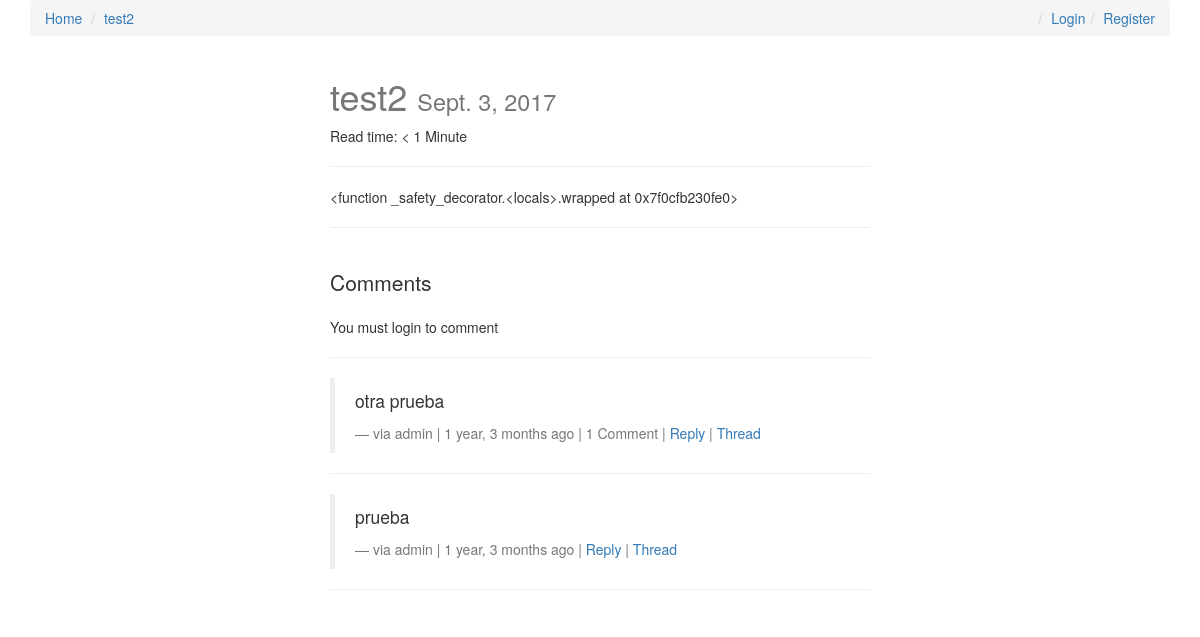
Page /test2/ on the committed database.
### posts/models.py (models this page shows, shortened)
class Post(models.Model):
    user = models.ForeignKey(settings.AUTH_USER_MODEL, default=1)
    title = models.CharField(max_length=120)
    slug = models.SlugField(unique=True)
    image = models.ImageField(upload_to=upload_location,
            null=True,
            blank=True,
            width_field="width_field",
            height_field="height_field")
    height_field = models.IntegerField(default=0)
    width_field = models.IntegerField(default=0)
    content = models.TextField()
    draft = models.BooleanField(default=False)
    publish = models.DateField(auto_now=False, auto_now_add=False)
    read_time =  models.IntegerField(default=0) # models.TimeField(null=True, blank=True) #assume minutes
    updated = models.DateTimeField(auto_now=True, auto_now_add=False)
    timestamp = models.DateTimeField(auto_now=False, auto_now_add=True)
    objects = PostManager()
    def get_absolute_url(self):
        return reverse("posts:detail", kwargs={"slug": self.slug})
    class Meta:
        ordering = ["-timestamp", "-updated"]
    def get_markdown(self):
        content = self.content
        markdown_text = markdown(content)
        return mark_safe(markdown_text)
    @property
    def comments(self):
        instance = self
        qs = Comment.objects.filter_by_instance(instance)
        return qs
    @property
    def get_content_type(self):
        instance = self
        content_type = ContentType.objects.get_for_model(instance.__class__)
        return content_type

### comments/models.py (models this page shows, shortened)
class Comment(models.Model):
    user        = models.ForeignKey(settings.AUTH_USER_MODEL, default=1)
    content_type = models.ForeignKey(ContentType, on_delete=models.CASCADE)
    object_id = models.PositiveIntegerField()
    content_object = GenericForeignKey('content_type', 'object_id')
    parent      = models.ForeignKey("self", null=True, blank=True)
    content     = models.TextField()
    timestamp   = models.DateTimeField(auto_now_add=True)
    objects = CommentManager()
    class Meta:
        ordering = ['-timestamp']
    def get_absolute_url(self):
        return reverse("comments:thread", kwargs={"id": self.id})
    def children(self): #replies
        return Comment.objects.filter(parent=self)

### posts/views.py (the view, shortened to what this page needs)
# urls.py: url(r'^(?P<slug>[\w-]+)/$', post_detail, name='detail'),
def post_detail(request, slug=None):
	instance = get_object_or_404(Post, slug=slug)
	if instance.publish > timezone.now().date() or instance.draft:
		if not request.user.is_staff or not request.user.is_superuser:
			raise Http404
	share_string = quote_plus(instance.content)
	initial_data = {
			"content_type": instance.get_content_type,
			"object_id": instance.id
	}
	form = CommentForm(request.POST or None, initial=initial_data)
	comments = instance.comments
	context = {
		"title": instance.title,
		"instance": instance,
		"share_string": share_string,
		"comments": comments,
		"comment_form":form,
	}
	return render(request, "post_detail.html", context)

### comments/models.py (called while the page is built)
    def filter_by_instance(self, instance):
        content_type = ContentType.objects.get_for_model(instance.__class__)
        obj_id = instance.id
        qs = super(CommentManager, self).filter(content_type=content_type, object_id= obj_id).filter(parent=None)
        return qs

### posts/templatetags/urlify.py (called while the page is built)
@register.filter
def urlify(value):
    return quote_plus(value)

### templates/post_detail.html (shortened to what this page needs)
{% extends "base.html" %}
{% load urlify %}
{% load crispy_forms_tags %}
 {% block post_detail_link %}
  <li><a href='{{ instance.get_absolute_url }}'>{{ instance.title }}</a></li>
  {% endblock %}
{% block content %}
<div class='col-sm-6 col-sm-offset-3'>
<h1>{{ title }} <small>{% if instance.draft %}<span style='color:red;'>Draft</span> {% endif %}{{ instance.publish }}</small></h1>
<p>Read time: {% if instance.read_time <= 1 %} < 1 Minute {% else %}{{ instance.read_time }} minutes {% endif %}</p>
<p><div class="fb-like" data-href="{{ request.build_absolute_uri }}" data-layout="button_count" data-action="like" data-show-faces="true" data-share="true"></div>
<hr/>
</p>
<div class='row'>
<div class='col-sm-12 '>
   <div class='post-detail-item'>{{ instance.get_markdown }}</div>
    <hr/>
    <br/>
    <div>
        <p class='lead'>Comments</p>
        {% if request.user.is_authenticated %}
        <form method="POST" action="."> {% csrf_token %}
            {{ comment_form|crispy }}
            <input type='submit' value='Post comment' class='btn btn-default'>
        </form>
        {% else %}
        <p>You must login to comment </p>
        {% endif %}
        <hr/>
        {% for comment in comments %}
        <blockquote>
          <p>{{ comment.content }}</p>
          <footer>via {{ comment.user }} | {{ comment.timestamp|timesince }} ago | {% if comment.children.count > 0 %}{{ comment.children.count }} Comment{% if comment.children.count > 1 %}s{% endif %} | {% endif %} <a class='comment-reply-btn' href='#'>Reply</a> | <a class='' href='{{ comment.get_absolute_url }}'>Thread</a></footer>
        </blockquote>
        <hr/>
        {% endfor %}
    </div>
</div>
</div>
</div>
{% endblock content %}

### static/css/base.css (style rules this page uses)
h1 { color: #777777; }

### rows in the picture
Post: title "test2", publish "Sept. 3, 2017", get_markdown "<function _safety_decorator.<locals>.wrapped at 0x7f0cfb230fe0>"
Comment: content "otra prueba", user "admin", timestamp "1 year, 3 months", children.count "1"
Comment: content "prueba", user "admin", timestamp "1 year, 3 months"
